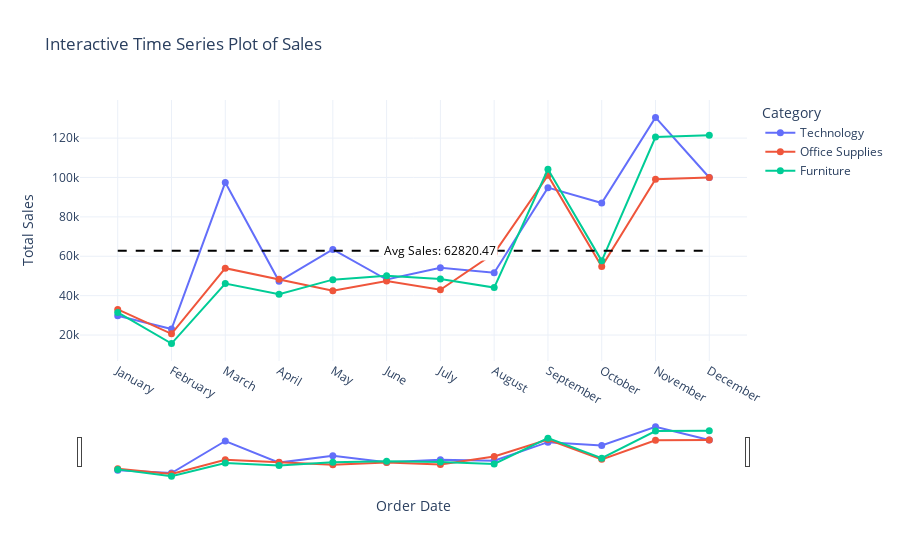

Source (notebook cell):
### Code cell
# interactive Time Series Plot -> plotly

fig = px.line(df_grouped, 
              x='Month', 
              y='Sales', 
              color='Category',
              title='Interactive Time Series Plot of Sales',
              labels={'Month': 'Order Date', 'Sales': 'Total Sales'})

fig.update_traces(
    mode='lines+markers',
    line=dict(width=2),
    marker=dict(symbol='circle', size=7)
)

mean_sales = df_grouped['Sales'].mean()

fig.add_shape(
    type='line',
    x0=df_grouped['Month'].min(),   
    x1=df_grouped['Month'].max(),   
    y0=mean_sales,
    y1=mean_sales,
    line=dict(color='black', width=2, dash='dash'),  
)

fig.add_annotation(
    x=df_grouped['Month'].iloc[len(df_grouped) // 2],  
    y=mean_sales,
    text=f"Avg Sales: {mean_sales:.2f}",
    showarrow=False,
    font=dict(color='black', size=12),
    bgcolor='white'
)
fig.update_xaxes(rangeslider_visible=True)
fig.update_layout(template='plotly_white')
fig.show()

### Figure 1 — Plotly figure (JSON) as saved in the notebook; plotly's stock layout.template omitted (floating-point values rounded to 4 significant figures)
{"data": [{"hovertemplate": "Category=Technology<br>Order Date=%{x}<br>Total Sales=%{y}<extra></extra>", "legendgroup": "Technology", "line": {"color": "#636efa", "dash": "solid", "width": 2}, "marker": {"size": 7, "symbol": "circle"}, "mode": "lines+markers", "name": "Technology", "orientation": "v", "showlegend": true, "type": "scatter", "x": ["January", "February", "March", "April", "May", "June", "July", "August", "September", "October", "November", "December"], "xaxis": "x", "y": [29770.0, 23080.0, 97500.0, 47290.0, 63450.0, 48180.0, 54130.0, 51670.0, 94850.0, 87030.0, 130500.0, 99990.0], "yaxis": "y"}, {"hovertemplate": "Category=Office Supplies<br>Order Date=%{x}<br>Total Sales=%{y}<extra></extra>", "legendgroup": "Office Supplies", "line": {"color": "#EF553B", "dash": "solid", "width": 2}, "marker": {"size": 7, "symbol": "circle"}, "mode": "lines+markers", "name": "Office Supplies", "orientation": "v", "showlegend": true, "type": "scatter", "x": ["January", "February", "March", "April", "May", "June", "July", "August", "September", "October", "November", "December"], "xaxis": "x", "y": [33010.0, 20610.0, 53940.0, 48300.0, 42500.0, 47490.0, 42970.0, 61550.0, 101100.0, 54800.0, 99160.0, 100000.0], "yaxis": "y"}, {"hovertemplate": "Category=Furniture<br>Order Date=%{x}<br>Total Sales=%{y}<extra></extra>", "legendgroup": "Furniture", "line": {"color": "#00cc96", "dash": "solid", "width": 2}, "marker": {"size": 7, "symbol": "circle"}, "mode": "lines+markers", "name": "Furniture", "orientation": "v", "showlegend": true, "type": "scatter", "x": ["January", "February", "March", "April", "May", "June", "July", "August", "September", "October", "November", "December"], "xaxis": "x", "y": [31510.0, 15670.0, 46130.0, 40700.0, 48140.0, 50170.0, 48430.0, 44090.0, 104200.0, 57670.0, 120500.0, 121500.0], "yaxis": "y"}], "layout": {"annotations": [{"bgcolor": "white", "font": {"color": "black", "size": 12}, "showarrow": false, "text": "Avg Sales: 62820.47", "x": "July", "y": 62820.0}], "legend": {"title": {"text": "Category"}, "tracegroupgap": 0}, "shapes": [{"line": {"color": "black", "dash": "dash", "width": 2}, "type": "line", "x0": "January", "x1": "December", "y0": 62820.0, "y1": 62820.0}], "title": {"text": "Interactive Time Series Plot of Sales"}, "xaxis": {"anchor": "y", "domain": [0, 1], "rangeslider": {"visible": true}, "title": {"text": "Order Date"}}, "yaxis": {"anchor": "x", "domain": [0, 1], "title": {"text": "Total Sales"}}}}
